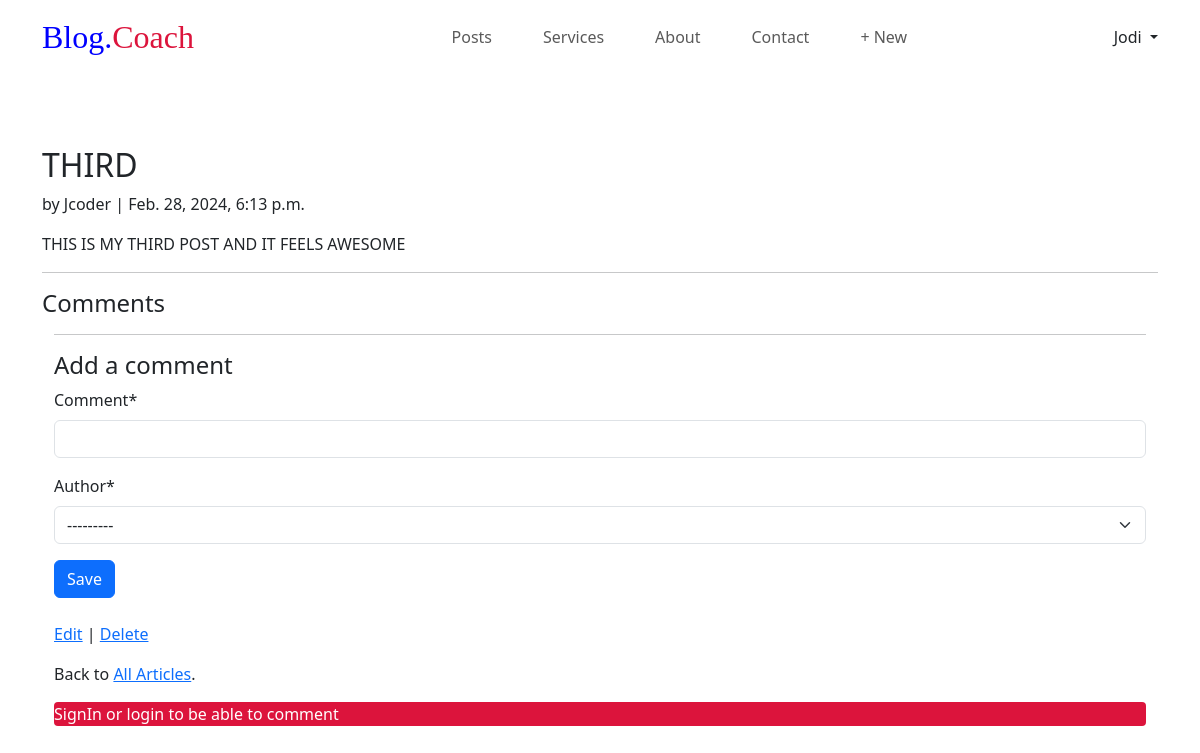
The app's page /articles/3/ (signed in) with its own data.
### accounts/models.py (models this page shows)
class CustomUser(AbstractUser):
    age = models.PositiveIntegerField(null=True, blank=True)

### Articles/models.py (models this page shows, shortened)
class Article(models.Model):
    title = models.CharField(max_length=255)
    body = models.TextField()
    date = models.DateTimeField(auto_now_add=True)
    author = models.ForeignKey(
        settings.AUTH_USER_MODEL,
        on_delete=models.CASCADE,
    )

### Articles/views.py (the view, shortened to what this page needs)
# urls.py: path("<int:pk>/", ArticleDetailView.as_view(), name="article_detail"),  # new
class ArticleDetailView( View):
    def get(self, request, *args, **kwargs):
        view = CommentGet.as_view()
        return view(request, *args, **kwargs)

### Articles/forms.py
class CommentForm(forms.ModelForm):
    class Meta:
        model = Comment
        fields = ("comment","author")

### Articles/views.py (called while the page is built)
    def get_context_data(self, **kwargs):
        context = super().get_context_data(**kwargs)
        context["form"] = CommentForm()
        return context

### templates/article_detail.html (shortened to what this page needs)
{% extends "base.html" %}
{% load crispy_forms_tags %}
{% block content %}
<div class="container">
    <div class="article-entry">
        <h2>{{ object.title }}</h2>
        <p>by {{ object.author }} | {{ object.date }}</p>
        <p>{{ object.body }}</p>
    </div>
    <hr>
        <h4>Comments</h4>
<div class="container"  >
    <hr>
{%if user.is_authenticated%}
    <h4>Add a comment</h4>
    <form action="" method="post" class="mb-4">{% csrf_token %}
        {{ form|crispy }}
        <button class="btn btn-primary ml-2 "type="submit">Save</button>
    </form>
{%endif%}
    <p><a href="{% url 'article_edit' article.pk %}">Edit</a> |
    <a href="{% url 'article_delete' article.pk %}">Delete</a></p>
    <p>Back to <a href="{% url 'article_list' %}">All Articles</a>.</p>
  <marquee behavior="smooth" direction="left" style="background-color: crimson; color:white; border-radius:4px;">SignIn or login to be able to comment</marquee>
</div>
{% endblock content %}

### templates/base.html (shortened to what this page needs)
{% load static %}
<!DOCTYPE html>
<html lang="en">
<head>
    <link rel="stylesheet" href="{%static './node_modules/bootstrap/dist/css/bootstrap.min.css'%}">
    <link rel="stylesheet" href="{% static 'styles.css'%}">
</head>
<body>
    <header>
        <nav class="navbar navbar-expand-lg ">
            <div class="container">
                <a class="navbar-brand" href="#">Blog.<span>Coach</span> </a>
                <div class="collapse navbar-collapse" id="navbarSupportedContent">
                    <ul class="navbar-nav m-auto mb-2 mb-lg-0">
                        <li class="nav-item">
                            <a class="nav-link " href="{%url 'article_list' %}">Posts</a>
                        </li>
                        <li class="nav-item">
                            <a class="nav-link" href="#">Services</a>
                        </li>
                        <li class="nav-item ">
                            <a class="nav-link " href="#"> About </a>
                        </li>
                        <li class="nav-item">
                            <a class="nav-link " href="#">Contact</a>
                        </li>
                    {% if user.is_authenticated%}
                        <li class ="nav-item">
                            <a href="{% url 'article_new' %}" class="nav-link "> &plus; New</a>
                        </li>
                    </ul>
                        <div class="dropdown ">
                            <a href="#" class="d-block link-dark text-decoration-none dropdown-toggle" id="dropdownUser1" data-bs-toggle="dropdown" aria-expanded="false">
                            {{ user.username }}
                            </a>
                        </div>
                    {% else %}
                        <form class="d-flex ">
                            <button class="btn0 "> <a class="text-decoration-none text-light"href="{% url 'signup' %}">SignUp </a></button>
                            <button class="btn1 mx-2"> <a class="text-decoration-none text-light" href="{% url 'login' %}">Log In</a></button>
                        </form>
                    {% endif %}
                </div>
            </div>
        </nav>
    </header>
    <main>
        {% block content%}
        {%endblock content%}
    </main>
</body>
</html>

### static/styles.css (style rules this page uses)
* { padding: 0; margin: 0; box-sizing: border-box; }
.navbar-brand { font-family: 'Dancing Script', cursive; font-size: 2rem; color: blue; }
.navbar-brand span { color: crimson; }
.nav-item { color: gray !important; font-weight: 500; padding-left: 35px; }
main { margin-top: 6%; }

### records on screen
CustomUser: username "Jodi"
Article: title "THIRD", author "Jcoder", date "Feb. 28, 2024, 6:13 p.m.", body "THIS IS MY THIRD POST AND IT FEELS AWESOME"
